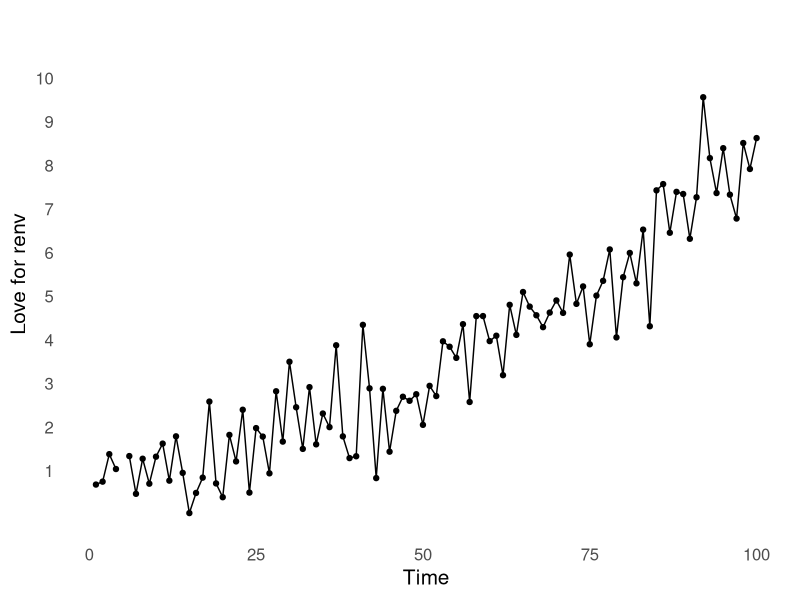

Recreate this plot in R.
library(dplyr)
library(ggplot2)
library(stringr)

set.seed(43210)

love_for_renv <- rnorm(100, exp(.022*(1:100)), .8)

my_plot <- 
  data.frame(Time = 1:100,
             love_for_renv = love_for_renv) %>%
  ggplot(aes(x = Time, y = love_for_renv)) +
  geom_point() +
  geom_line() +
  ylab("Love for renv") +
  scale_y_continuous(breaks = 1:10, limits = c(0,11)) +
  theme_minimal(base_size = 15) +
  theme(panel.grid = element_blank())

ggsave(my_plot, file = "saved_plot.pdf", unit = "in",
       height = 4, width = 5)